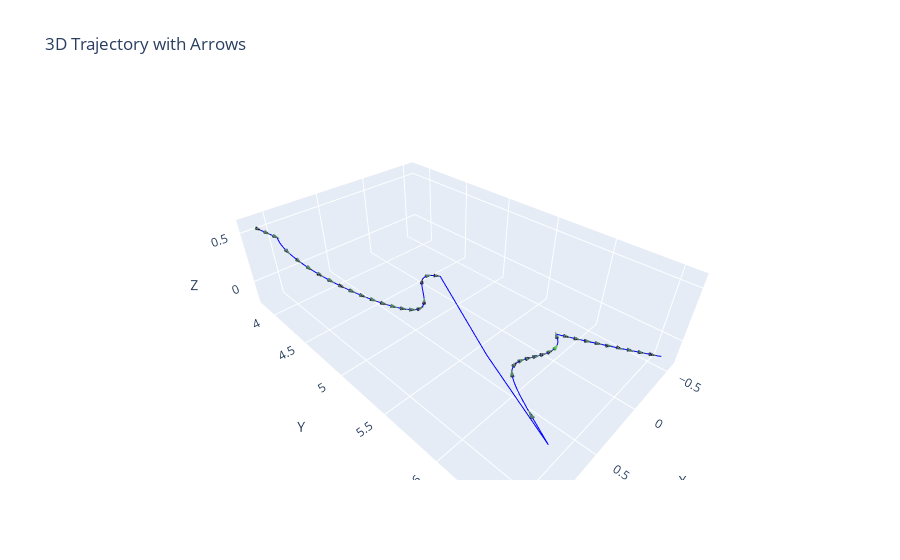

This figure's notebook cell:
### Code cell
import numpy as np
import plotly.graph_objects as go
# 提取数据
x = results[:, 1]  # 第二列
y = results[:, 2]  # 第三列
z = results[:, 3]  # 第四列
t = results[:, 0]  # 第一列作为变化方向

# 计算切向量
dx = np.diff(x)
dy = np.diff(y)
dz = np.diff(z)

# 选择箭头的间隔，假设我们每隔10个点添加一个箭头
arrow_interval = 10

# 创建箭头数据
arrow_x = x[:-1:arrow_interval]
arrow_y = y[:-1:arrow_interval]
arrow_z = z[:-1:arrow_interval]
arrow_dx = dx[::arrow_interval]
arrow_dy = dy[::arrow_interval]
arrow_dz = dz[::arrow_interval]

# 归一化方向向量
magnitude = np.sqrt(arrow_dx**2 + arrow_dy**2 + arrow_dz**2)
arrow_dx /= magnitude
arrow_dy /= magnitude
arrow_dz /= magnitude


# 创建3D图形
fig = go.Figure()

# 绘制三维轨迹
fig.add_trace(go.Scatter3d(x=x, y=y, z=z, mode='lines', name='Trajectory', line=dict(color='blue')))

fig.add_trace(go.Cone(x=arrow_x, y=arrow_y, z=arrow_z, u=arrow_dx, v=arrow_dy, w=arrow_dz, 
                     colorscale='Viridis', showscale=False, sizemode="absolute", sizeref=1))


# 设置标题和坐标轴
fig.update_layout(title="3D Trajectory with Arrows",
                  scene=dict(xaxis_title='X', yaxis_title='Y', zaxis_title='Z'))

# 显示图像
fig.show()

### Figure 1 — Plotly figure (JSON) as saved in the notebook; plotly's stock layout.template omitted (floating-point values rounded to 4 significant figures; data arrays with more than 128 entries replaced by an {"elided": "..."} marker saying what was removed)
{"data": [{"line": {"color": "blue"}, "mode": "lines", "name": "Trajectory", "type": "scatter3d", "x": {"elided": "400 float values"}, "y": {"elided": "400 float values"}, "z": {"elided": "400 float values"}}, {"colorscale": [[0, "#440154"], [0.1111, "#482878"], [0.2222, "#3e4989"], [0.3333, "#31688e"], [0.4444, "#26828e"], [0.5556, "#1f9e89"], [0.6667, "#35b779"], [0.7778, "#6ece58"], [0.8889, "#b5de2b"], [1, "#fde725"]], "showscale": false, "sizemode": "absolute", "sizeref": 1, "type": "cone", "u": [-0.3051, -0.3565, -0.3416, -0.01532, -0.1273, -0.1966, -0.2497, -0.295, -0.3361, -0.3756, -0.4155, -0.4581, -0.5071, -0.5689, -0.657, -0.8009, -0.9929, -0.7021, -0.7531, -0.9507, -0.7328, -0.3106, -0.6973, -0.9935, -0.9718, -0.9369, -0.9318, -0.9501, -0.9832, -0.9933, -0.6645, -0.6099, -0.6412, -0.7039, -0.6759, -0.7518, -0.5319, -0.597, -0.636, -0.6503], "v": [0.9347, 0.9163, 0.9209, 0.9766, 0.9674, 0.9551, 0.9422, 0.9286, 0.9143, 0.8987, 0.8811, 0.8601, 0.8332, 0.7942, 0.7274, 0.5774, 0.1145, -0.6866, -0.6361, 0.3, 0.6577, -0.8919, -0.6786, -0.1078, 0.2236, 0.3312, 0.3436, 0.2951, 0.1726, -0.1094, -0.7069, 0.7529, 0.7288, 0.675, 0.6997, 0.6271, 0.8014, 0.7596, 0.7313, 0.7204], "w": [-0.1823, -0.1826, -0.1879, -0.2146, -0.2189, -0.2216, -0.2236, -0.225, -0.226, -0.2263, -0.2258, -0.2242, -0.2206, -0.2134, -0.198, -0.1588, -0.03165, 0.1886, 0.1681, -0.07886, -0.1744, 0.3286, 0.2309, 0.03631, -0.07533, -0.1122, -0.1172, -0.1013, -0.05953, 0.03784, 0.2425, -0.2472, -0.2401, -0.2211, -0.2315, -0.2038, -0.2735, -0.2582, -0.2466, -0.2411], "x": [1.124, 1.096, 1.067, 1.085, 1.075, 1.057, 1.033, 1.007, 0.9773, 0.9456, 0.9119, 0.8762, 0.8386, 0.7987, 0.7561, 0.7097, 0.6566, 0.5851, 0.4595, 0.3804, 0.3242, 0.6418, 0.518, 0.4463, 0.3853, 0.3272, 0.2693, 0.2101, 0.1482, 0.08065, -0.01227, -0.07167, -0.1233, -0.176, -0.2299, -0.2844, -0.3407, -0.3971, -0.455, -0.514], "y": [3.875, 3.955, 4.033, 4.236, 4.37, 4.482, 4.583, 4.675, 4.762, 4.843, 4.919, 4.991, 5.058, 5.119, 5.173, 5.216, 5.241, 5.215, 5.056, 5.032, 5.065, 6.253, 5.992, 5.954, 5.958, 5.975, 5.997, 6.017, 6.033, 6.037, 5.983, 6.022, 6.082, 6.142, 6.201, 6.262, 6.322, 6.383, 6.445, 6.507], "z": [0.5552, 0.5394, 0.5237, 0.4803, 0.4505, 0.4248, 0.4013, 0.3791, 0.3579, 0.3377, 0.3183, 0.2998, 0.2823, 0.266, 0.2514, 0.2395, 0.2326, 0.2398, 0.2827, 0.2891, 0.2803, -0.09004, 0.002551, 0.01557, 0.01419, 0.008354, 0.001129, -0.005915, -0.01139, -0.01288, 0.005685, -0.006755, -0.02647, -0.04621, -0.06593, -0.08616, -0.1059, -0.1265, -0.1471, -0.1678]}], "layout": {"scene": {"xaxis": {"title": {"text": "X"}}, "yaxis": {"title": {"text": "Y"}}, "zaxis": {"title": {"text": "Z"}}}, "title": {"text": "3D Trajectory with Arrows"}}}
